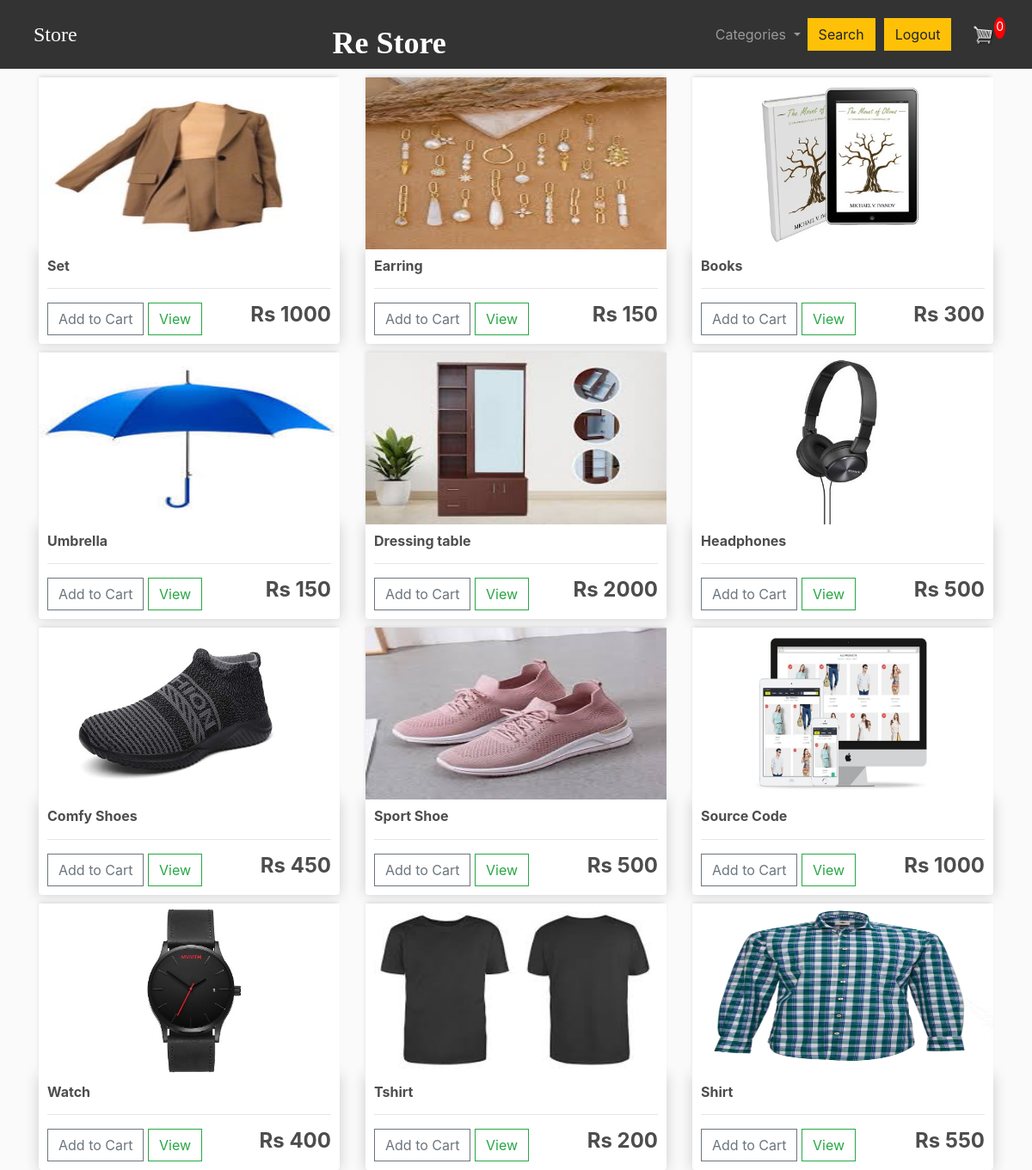
The page /store/ (signed in) on the database its author committed.
### Store/models.py (models this page shows, shortened)
class Product(models.Model):
	name = models.CharField(max_length=200)
	category = models.ForeignKey(Category, on_delete=models.CASCADE, default=1)
	price = models.DecimalField(max_digits=7, decimal_places=0)  # Store prices with 0 decimal places
	digital = models.BooleanField(default=False,null=True, blank=True)
	image = models.ImageField(null=True, blank=True)
	@property
	def imageURL(self):
		try:
			url = self.image.url
		except:
			url = ''
		return url

### Store/views.py (the view)
# urls.py: path('store/',views.store,name="store"),
def store(request):
    if request.user.is_authenticated and not hasattr(request.user, 'customer'):
        Customer.objects.create(user=request.user, name=request.user.username, email=request.user.email)
    data = cartData(request)
    cartItems = data['cartItems']
    order = data['order']
    items = data['items']
    if request.user.is_authenticated:
        if not hasattr(request.user, 'customer'):
            Customer.objects.create(user=request.user, name=request.user.username, email=request.user.email)
    products = Product.objects.all()
    categories = Category.objects.all()
    context = {'products': products, 'cartItems': cartItems,  'categories': categories}
    return render(request, 'store/store.html', context)

### Store/models.py (called while the page is built)
	@property
	def get_cart_items(self):
		orderitems = self.orderitem_set.all()
		total = sum([item.quantity for item in orderitems])
		return total

### Store/utils.py (called while the page is built)
def cartData(request):
    if request.user.is_authenticated:
        customer = request.user.customer
        order, created = Order.objects.get_or_create(customer=customer, complete=False)
        items = order.orderitem_set.all()
        cartItems = order.get_cart_items
    else:
        cookieData = cookieCart(request)
        cartItems = cookieData['cartItems']
        order = cookieData['order']
        items = cookieData['items']
    return {'cartItems': cartItems, 'order': order, 'items': items}

### Store/templates/store/store.html
{% extends 'store/main.html' %}
{% load static %}
{% block content %}
	<div class="row">
		{% for product in products %}
		<div class="col-lg-4">
			<img class="thumbnail" src="{{product.imageURL}}">
			<div class="box-element product">
				<h6><strong>{{product.name}}</strong></h6>
				<hr>
				<button data-product="{{product.id}}" data-action="add" class="btn btn-outline-secondary add-btn update-cart">Add to Cart</button>
				<a class="btn btn-outline-success" href="#">View</a>
				<h4 style="display: inline-block; float: right"><strong>Rs {{product.price}}</strong></h4>
			</div>
		</div>
		{% endfor %}
	</div>
{% endblock content %}

### Store/static/css/main.css (style rules this page uses)
body { background-color: hsl(0, 0%, 98%); }
h1,h2,h3,h4,h5,h6 { color:hsl(0, 0%, 30%); }
.box-element { box-shadow:hsl(0, 0%, 80%) 0 0 16px; background-color: #fff; border-radius: 4px; padding: 10px; }
.thumbnail { width: 100%; height: 200px; -webkit-box-shadow: -1px -3px 5px -2px rgba(214,214,214,1); -moz-box-shadow: -1px -3px 5px -2px rgba(214,214,214,1); box-shadow: -1px -3px 5px -2px rgba(214,214,214,1); }
.product { border-radius: 0 0 4px 4px; }
.col-lg-4, .col-lg-6, .col-lg-8, .col-lg-12 { margin-top: 10px; }
.btn { border-radius: 0; }

### rows shown on the page
Product: imageURL (picture), name "Set", price "1000"
Product: imageURL (picture), name "Earring", price "150"
Product: imageURL (picture), name "Books", price "300"
Product: imageURL (picture), name "Umbrella", price "150"
Product: imageURL (picture), name "Dressing table", price "2000"
Product: imageURL (picture), name "Headphones", price "500"
Product: imageURL (picture), name "Comfy Shoes", price "450"
Product: imageURL (picture), name "Sport Shoe", price "500"
Product: imageURL (picture), name "Source Code", price "1000"
Product: imageURL (picture), name "Watch", price "400"
Product: imageURL (picture), name "Tshirt", price "200"
Product: imageURL (picture), name "Shirt", price "550"

### other values the page prints
{{ cartItems }} "0"
